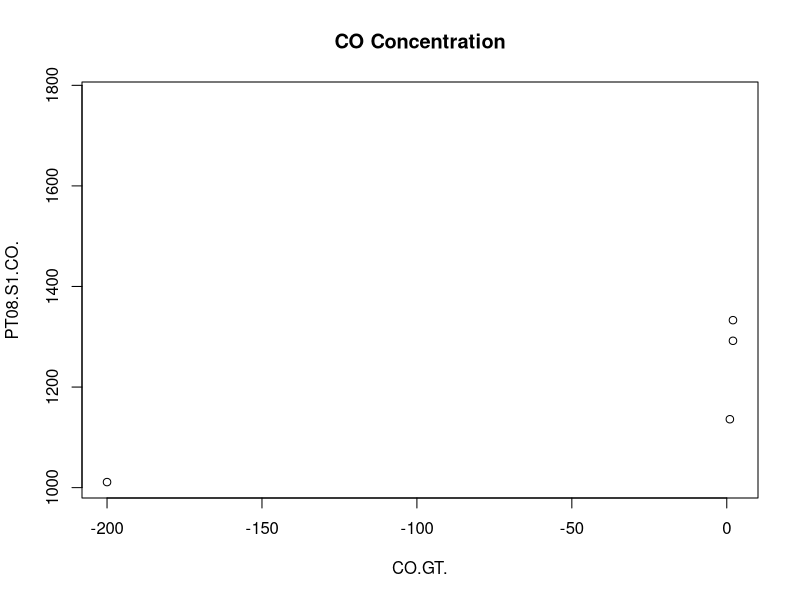

The R source for this figure:
#!/usr/bin/env R

# https://archive.ics.uci.edu/ml/datasets/Air+Quality
air_quality <- read.csv("air_quality_uci.csv", header = TRUE, sep = ";")
# plot for readings over span of first 24 hours
plot(air_quality[2:27,3:4], main="CO Concentration")
